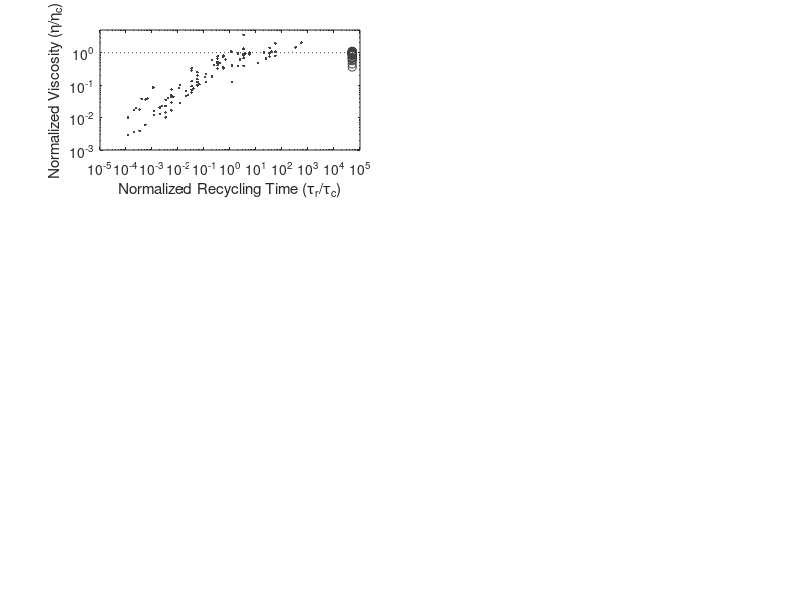

Write the MATLAB code that produced this figure. (Note: this script raises an error after producing the figure.)
figure

bp = '~/Documents/MATLAB/activnet/data/';
cd(bp);
load('extendrec_meas')

subplot('Position',[0.125 0.95-0.2 0.325 0.2])
for ind=1:size(allt,1)
    
       
    mu = 100*abs(allp(ind,3));
    
    tr = 1./allp(ind,10);
    nscale = pi/4*(allp(ind,2)/allp(ind,5)-1)^2*allp(ind,6);
    ntscale = allp(ind,2)^2*allp(ind,6)/allp(ind,5)/abs(allp(ind,3));
    
    tstop = find(allt(ind,:)==0,2);
    if(length(tstop)>1)
        tstop = tstop(2)-1;
    else
        tstop = length(allt(ind,:));
    end
    t = allt(ind,1:tstop);
    sl = allf(ind,1:tstop);
    g = allg(ind,1:tstop);
    
    if(allp(ind,11)<0&&tr>=allp(ind,6))
                loglog(tr/ntscale,abs(allp(ind,11))/mean(g(find(abs(t-2*tr)==min(abs(t-2*tr))):end))/nscale/2,'.','Color',[0.25 0.25 0.25],'DisplayName',['\tau = ' num2str(1/allp(ind,10)) ',  \xi = ' num2str(allp(ind,6)) ',  \sigma = ' num2str(allp(ind,11))])
     hold on
    end
end

load('extend_meas2')

subplot('Position',[0.125 0.95-0.2 0.325 0.2])
for ind=1:size(allt,1)
    mu = abs(allp(ind,3));
    
    nscale = pi/4*(allp(ind,2)/allp(ind,5)-1)^2*allp(ind,6);
    ntscale = allp(ind,2)^2*allp(ind,6)/allp(ind,5)/abs(allp(ind,3));
    
    tstop = find(allt(ind,:)==0,2);
    if(length(tstop)>1)
        tstop = tstop(2)-1;
    else
        tstop = length(allt(ind,:));
    end
    t = allt(ind,1:tstop);
    sl = allf(ind,1:tstop);
    g = allg(ind,1:tstop);
    
    sl2 = cumtrapz(t,g,2);
    sl = diff(log(sl2),1,2)./diff(log(t),1,2);

    cutoff = find(sl==min(sl),1);
    term = cutoff+find(sl2(cutoff:end)>0.15,1);
    if(isempty(term))
        term = length(sl);
    end
    spt = cutoff+find(sl(cutoff:term-1)>0.75,1);
    eta=abs(allp(ind,11))./mean(allg(ind,spt:end),2);
    if(~isempty(spt))
                loglog(10^4.7+100*randn,eta/nscale,'o','Color',[0.25 0.25 0.25],'MarkerSize',6,'DisplayName',['\tau = ' num2str(1/allp(ind,10)) ',  \xi = ' num2str(allp(ind,6)) ',  \upsilon = ' num2str(allp(ind,7))])
     hold on
    end
end
loglog([0.00001 100000],[1 1],':','Color',[0.25 0.25 0.25])
ylim([0.001 5])
ylabel('Normalized Viscosity (\eta/\eta_c)')
xlabel('Normalized Recycling Time (\tau_r/\tau_c)')

bp = '~/Documents/MATLAB/activnet/data/';
cd(bp);
load('actrec_meas')


subplot('Position',[0.575 0.95-0.2 0.325 0.2])
for ind=1:size(allt,1)
    mu = 100*abs(allp(ind,3));
    
    tr = 1./allp(ind,10);
    tscale=allp(ind,6)/(allp(ind,7)*mu)^(1/2)*allp(ind,2);
    tscale2=allp(ind,2)*allp(ind,6)/allp(ind,7);
    sscale=1/10*(allp(ind,7)*mu)^(1/2)/allp(ind,5);
    
    tstop = find(allt(ind,:)==0,2);
    if(length(tstop)>1)
        tstop = tstop(2)-1;
    else
        tstop = length(allt(ind,:));
    end
    t = allt(ind,1:tstop);
    sl = allf(ind,1:tstop);
    g = allg(ind,1:tstop);
    
    if(1)
                loglog(tr/tscale,mean(sl(find(abs(t-2*tr)==min(abs(t-2*tr))):end))/sscale,'.','Color',[0.25 0.25 0.25],'DisplayName',['\tau = ' num2str(1/allp(ind,10)) ',  \xi = ' num2str(allp(ind,6)) ',  \upsilon = ' num2str(allp(ind,7))])
     hold on
    end
end
ylabel('Normalized Steady State Stress (\sigma/\sigma_a)')
xlabel('Normalized Recycling Time (\tau_r/\tau_a)')

annotation('textbox', [0.01 0.91 0.05 0.05],'String','a)','LineStyle','none','FontSize',16,'FontName','Times','Color',[0.25 0.25 0.25])
annotation('textbox', [0.46 0.91 0.05 0.05],'String','b)','LineStyle','none','FontSize',16,'FontName','Times','Color',[0.25 0.25 0.25])
print('-depsc','-r0',['figure5S.eps']);